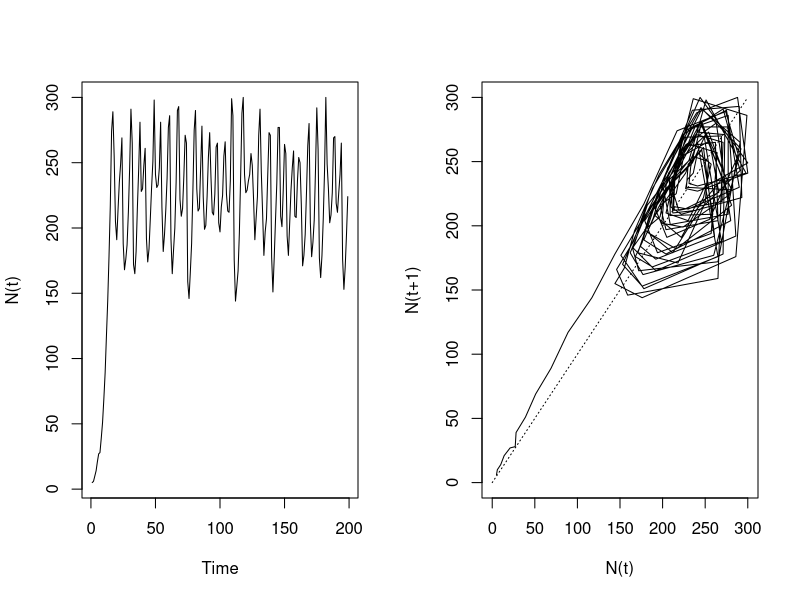

This figure's R source:
tmax <- 200

xc <- 2 

xmax <- 10 

K = 150 
nmax = K*2 

#cost
c = c(1,1) 
p = c(0,3)*K 
f = c(1,0.5) 
d = c(0.01,0.02) 
r = c(1,0) 

rscale = 0.5;

np = length(c) 

W = array(0,dim=c(xmax,nmax,tmax))
D = array(0,dim=c(xmax,nmax,tmax))


for (x in 1:xmax) {
  for (n in 1:nmax) {
    if (x <= xc) {
      W[x,n,tmax] <- 0 
    } else {
      # W[x,tmax] <- 1 
      W[x,n,tmax] <- max(r*((x*rscale)/xmax))
    }
  }
}

#boundary condition function
bc <- function(xvalue) {
  if (xvalue <= xc) {
    xvalue <- xc 
  }
  if (xvalue > xmax) {
    xvalue <- xmax 
  }
  return(xvalue)
}

interpolate <- function(xvalue,nvalue,W,t) {
  lowx <- floor(xvalue)
  highx <- lowx+1
  px <- highx-xvalue
  lown <- floor(nvalue)
  highn <- lown+1
  pn <- highn-nvalue
  Winterp <- 0
  if (pn < 1 && px == 1) {
    Winterp <- px*pn*W[lowx,lown,t+1] + px*(1-pn)*W[lowx,highn,t+1]
  }
  if (pn == 1 && px < 1) {
    Winterp <- px*pn*W[lowx,lown,t+1] + (1-px)*pn*W[highx,lown,t+1]
  }
  if (pn == 1 && px == 1) {
    Winterp <- px*pn*W[lowx,lown,t+1]
  }
  if (pn < 1 && px < 1) {
    Winterp <- px*pn*W[lowx,lown,t+1] + px*(1-pn)*W[lowx,highn,t+1] + (1-px)*pn*W[highx,lown,t+1] + (1-px)*(1-pn)*W[highx,highn,t+1]
  }
  return(Winterp) 
}


for (t in seq(tmax-1,1,-1)) {
  
  for (n in 1:nmax) {
  
    for (x in (xc+1):xmax) {
      
      value = numeric(np)
      
      for (i in 1:np) {
        
        # what is x if you find food?
        xp <- x - c[i] + p[i]/n 
        
        # what is x if you don't find food?
        xpp <- x - c[i] 
        
        xp <- bc(xp) 
        
        xpp <- bc(xpp) 
        
        Wxp <- interpolate(xp,n,W,t)
        Wxpp <- interpolate(xpp,n,W,t)

        value[i] <- (r[i]*((x*rscale)/xmax)) + (1-d[i])*f[i]*Wxp + (1-d[i])*(1-f[i])*Wxpp 
        
      } # end i loop
      
      maxvalue <- max(value) 
      istar <- which(value == maxvalue) 
      
      W[x,n,t] <- maxvalue 
      D[x,n,t] <- istar 
      
    }
  
  }

}


pop0 = 5
X = rep(floor(xmax/2),pop0) 
pop = numeric(tmax-1)

for (t in 1:(tmax-1)) {
  pop[t] = length(X)
  
  offspring <- 0 
  
  if (pop[t] > 0) {
  
    for (i in 1:length(X)) {
      
      state <- X[i] 
        
      #which activity do I choose?
      dec <- D[floor(state),pop[t],t] 
      
      #Reproduce
      r_draw = runif(1)
      if (r_draw > (1 - (state*rscale)/xmax)) {
        offspring <- offspring + 1
      }
      
      #Do I die during this activity?
      d_draw = runif(1) 
      
      #IF you survive, look for food
      if (d_draw > d[dec]) {
        
        #Do I find food during this activity?
        f_draw = runif(1) 
        
        if (f_draw < f[dec]) {
          #Do find food
          newstate = state + p[dec]/pop[t] - c[dec] 
        } else {
          #Don't find food
          newstate = state - c[dec] 
          
        }
        
        #Apply boundary conditions
        newstate = bc(newstate) 
        
      } else {
        newstate = xc 
      }
      
      #update state for next time interval
      X[i] = newstate 
    }
    
    #remove the dead
    stayalive <- which(X >= xc+1)
    X <- X[stayalive]
    
    #add offspring
    Xadd = floor(offspring)
    offspringstart = floor(xmax/2.5)
    if ((length(X) + Xadd) > nmax) {
      newX = rep(offspringstart,nmax)
      newX[1:length(X)] = X
      X = newX
    } else {
      newX = rep(offspringstart,Xadd)
      X = c(X,newX)
    }
    
  }
  
}

par(mfrow=c(1,2))
plot(pop,type='l',xlab = 'Time',ylab='N(t)')
plot(pop[1:(tmax-2)],pop[2:(tmax-1)],xlim=c(0,300),ylim=c(0,300),type='l',xlab='N(t)',ylab='N(t+1)')
lines(seq(0,300),seq(0,300),type='l',lty=3)

